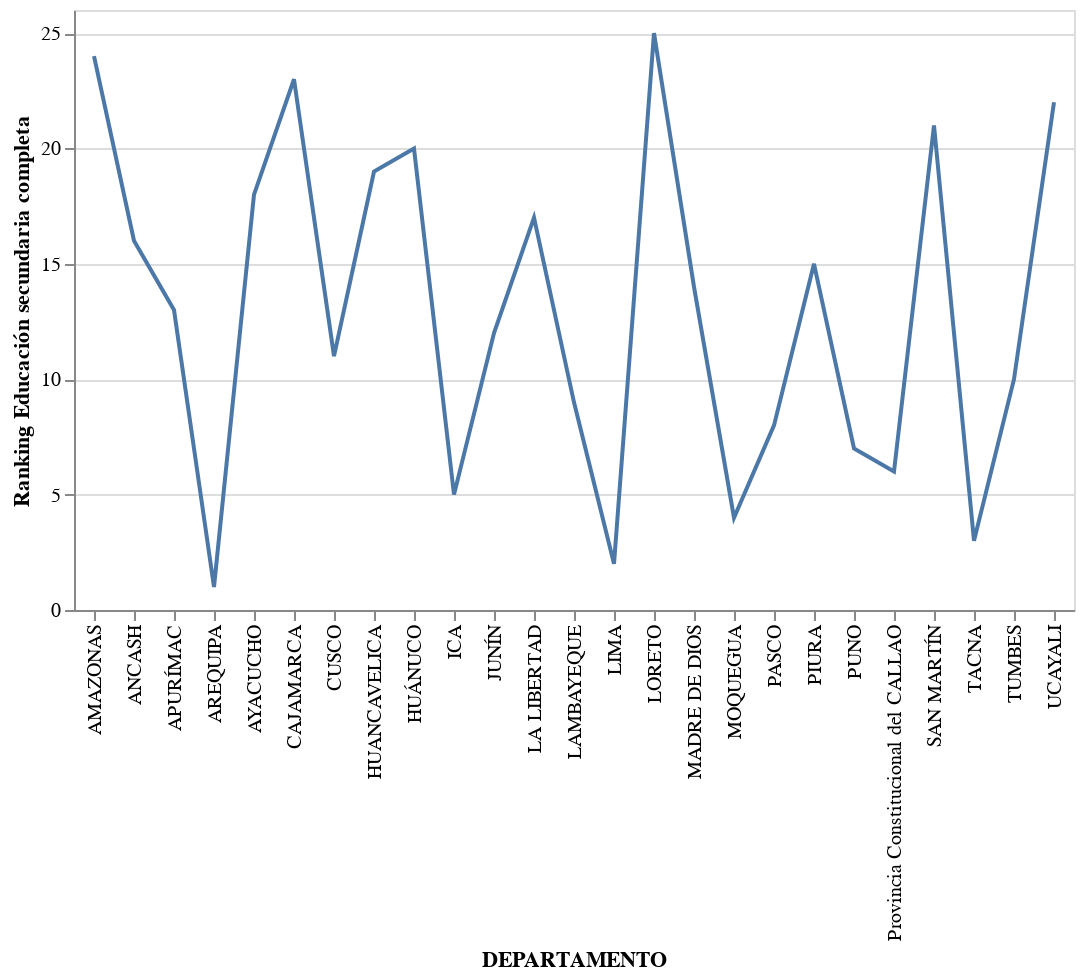

Source (notebook cell):
### Code cell
alt.Chart(ranking_secundaria_completa).mark_line().encode(
    x=alt.X('DEPARTAMENTO'),
    y=alt.Y('Ranking Educación secundaria completa')
)

### Figure 1 — Vega-Lite specification as saved in the notebook (floating-point values rounded to 4 significant figures)
{"config": {"view": {"continuousWidth": 400, "continuousHeight": 300}}, "data": {"name": "data-124a3e5e1ca6b5b86de59cb747506883"}, "mark": "line", "encoding": {"x": {"field": "DEPARTAMENTO", "type": "nominal"}, "y": {"field": "Ranking Educación secundaria completa", "type": "quantitative"}}, "$schema": "https://vega.github.io/schema/vega-lite/v4.17.0.json", "datasets": {"data-124a3e5e1ca6b5b86de59cb747506883": [{"DEPARTAMENTO": "LORETO", "Con Educación secundaria completa % (Poblac. 18)": 45.04, "Ranking Educación secundaria completa": 25}, {"DEPARTAMENTO": "AMAZONAS", "Con Educación secundaria completa % (Poblac. 18)": 46.86, "Ranking Educación secundaria completa": 24}, {"DEPARTAMENTO": "CAJAMARCA", "Con Educación secundaria completa % (Poblac. 18)": 51.38, "Ranking Educación secundaria completa": 23}, {"DEPARTAMENTO": "UCAYALI", "Con Educación secundaria completa % (Poblac. 18)": 51.94, "Ranking Educación secundaria completa": 22}, {"DEPARTAMENTO": "SAN MARTÍN", "Con Educación secundaria completa % (Poblac. 18)": 52.46, "Ranking Educación secundaria completa": 21}, {"DEPARTAMENTO": "HUÁNUCO", "Con Educación secundaria completa % (Poblac. 18)": 53.61, "Ranking Educación secundaria completa": 20}, {"DEPARTAMENTO": "HUANCAVELICA", "Con Educación secundaria completa % (Poblac. 18)": 56.18, "Ranking Educación secundaria completa": 19}, {"DEPARTAMENTO": "AYACUCHO", "Con Educación secundaria completa % (Poblac. 18)": 59.36, "Ranking Educación secundaria completa": 18}, {"DEPARTAMENTO": "LA LIBERTAD", "Con Educación secundaria completa % (Poblac. 18)": 60.85, "Ranking Educación secundaria completa": 17}, {"DEPARTAMENTO": "ANCASH", "Con Educación secundaria completa % (Poblac. 18)": 61.11, "Ranking Educación secundaria completa": 16}, {"DEPARTAMENTO": "PIURA", "Con Educación secundaria completa % (Poblac. 18)": 61.93, "Ranking Educación secundaria completa": 15}, {"DEPARTAMENTO": "MADRE DE DIOS", "Con Educación secundaria completa % (Poblac. 18)": 63.76, "Ranking Educación secundaria completa": 14}, {"DEPARTAMENTO": "APURÍMAC", "Con Educación secundaria completa % (Poblac. 18)": 65.55, "Ranking Educación secundaria completa": 13}, {"DEPARTAMENTO": "JUNÍN", "Con Educación secundaria completa % (Poblac. 18)": 65.88, "Ranking Educación secundaria completa": 12}, {"DEPARTAMENTO": "CUSCO", "Con Educación secundaria completa % (Poblac. 18)": 66.69, "Ranking Educación secundaria completa": 11}, {"DEPARTAMENTO": "TUMBES", "Con Educación secundaria completa % (Poblac. 18)": 66.7, "Ranking Educación secundaria completa": 10}, {"DEPARTAMENTO": "LAMBAYEQUE", "Con Educación secundaria completa % (Poblac. 18)": 67.09, "Ranking Educación secundaria completa": 9}, {"DEPARTAMENTO": "PASCO", "Con Educación secundaria completa % (Poblac. 18)": 68.25, "Ranking Educación secundaria completa": 8}, {"DEPARTAMENTO": "PUNO", "Con Educación secundaria completa % (Poblac. 18)": 72.15, "Ranking Educación secundaria completa": 7}, {"DEPARTAMENTO": "Provincia Constitucional del CALLAO", "Con Educación secundaria completa % (Poblac. 18)": 73.5, "Ranking Educación secundaria completa": 6}, {"DEPARTAMENTO": "ICA", "Con Educación secundaria completa % (Poblac. 18)": 73.53, "Ranking Educación secundaria completa": 5}, {"DEPARTAMENTO": "MOQUEGUA", "Con Educación secundaria completa % (Poblac. 18)": 74.49, "Ranking Educación secundaria completa": 4}, {"DEPARTAMENTO": "TACNA", "Con Educación secundaria completa % (Poblac. 18)": 74.91, "Ranking Educación secundaria completa": 3}, {"DEPARTAMENTO": "LIMA", "Con Educación secundaria completa % (Poblac. 18)": 75.71, "Ranking Educación secundaria completa": 2}, {"DEPARTAMENTO": "AREQUIPA", "Con Educación secundaria completa % (Poblac. 18)": 77.8, "Ranking Educación secundaria completa": 1}]}}
